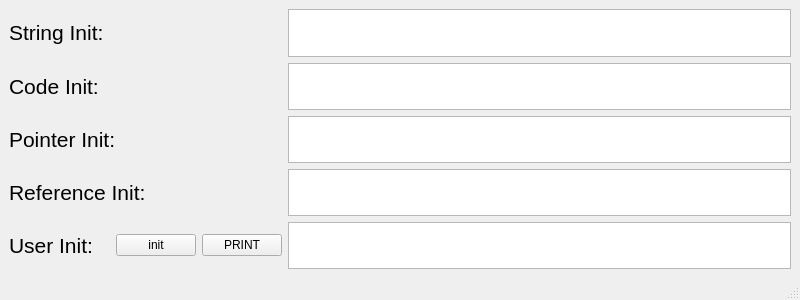
<?xml version="1.0" encoding="UTF-8"?>
<ui version="4.0">
 <class>MainWindow</class>
 <widget class="QMainWindow" name="MainWindow">
  <property name="geometry">
   <rect>
    <x>0</x>
    <y>0</y>
    <width>800</width>
    <height>300</height>
   </rect>
  </property>
  <property name="minimumSize">
   <size>
    <width>800</width>
    <height>300</height>
   </size>
  </property>
  <property name="maximumSize">
   <size>
    <width>800</width>
    <height>300</height>
   </size>
  </property>
  <property name="windowTitle">
   <string>Task1</string>
  </property>
  <widget class="QWidget" name="centralwidget">
   <layout class="QGridLayout" name="gridLayout">
    <item row="2" column="0" colspan="2">
     <widget class="QLabel" name="label_3">
      <property name="text">
       <string>&lt;html&gt;&lt;head/&gt;&lt;body&gt;&lt;p&gt;&lt;span style=&quot; font-size:16pt;&quot;&gt;Pointer Init: &lt;/span&gt;&lt;/p&gt;&lt;/body&gt;&lt;/html&gt;</string>
      </property>
     </widget>
    </item>
    <item row="1" column="0" colspan="2">
     <widget class="QLabel" name="label_2">
      <property name="text">
       <string>&lt;html&gt;&lt;head/&gt;&lt;body&gt;&lt;p&gt;&lt;span style=&quot; font-size:16pt;&quot;&gt;Code Init: &lt;/span&gt;&lt;/p&gt;&lt;/body&gt;&lt;/html&gt;</string>
      </property>
     </widget>
    </item>
    <item row="1" column="3">
     <widget class="QTextBrowser" name="textBrowser_2"/>
    </item>
    <item row="4" column="3">
     <widget class="QTextBrowser" name="textBrowser_5"/>
    </item>
    <item row="0" column="0">
     <widget class="QLabel" name="label">
      <property name="text">
       <string>&lt;html&gt;&lt;head/&gt;&lt;body&gt;&lt;p&gt;&lt;span style=&quot; font-size:16pt;&quot;&gt;String Init: &lt;/span&gt;&lt;/p&gt;&lt;/body&gt;&lt;/html&gt;</string>
      </property>
     </widget>
    </item>
    <item row="4" column="1">
     <widget class="QPushButton" name="pushButton">
      <property name="text">
       <string>init</string>
      </property>
     </widget>
    </item>
    <item row="4" column="0">
     <widget class="QLabel" name="label_5">
      <property name="text">
       <string>&lt;html&gt;&lt;head/&gt;&lt;body&gt;&lt;p&gt;&lt;span style=&quot; font-size:16pt;&quot;&gt;User Init: &lt;/span&gt;&lt;/p&gt;&lt;/body&gt;&lt;/html&gt;</string>
      </property>
     </widget>
    </item>
    <item row="3" column="0" colspan="3">
     <widget class="QLabel" name="label_4">
      <property name="text">
       <string>&lt;html&gt;&lt;head/&gt;&lt;body&gt;&lt;p&gt;&lt;span style=&quot; font-size:16pt;&quot;&gt;Reference Init: &lt;/span&gt;&lt;/p&gt;&lt;/body&gt;&lt;/html&gt;</string>
      </property>
     </widget>
    </item>
    <item row="2" column="3">
     <widget class="QTextBrowser" name="textBrowser_3"/>
    </item>
    <item row="3" column="3">
     <widget class="QTextBrowser" name="textBrowser_4"/>
    </item>
    <item row="0" column="3">
     <widget class="QTextBrowser" name="textBrowser"/>
    </item>
    <item row="4" column="2">
     <widget class="QPushButton" name="pushButton_print">
      <property name="text">
       <string>PRINT</string>
      </property>
     </widget>
    </item>
   </layout>
  </widget>
  <widget class="QMenuBar" name="menubar">
   <property name="geometry">
    <rect>
     <x>0</x>
     <y>0</y>
     <width>800</width>
     <height>23</height>
    </rect>
   </property>
  </widget>
  <widget class="QStatusBar" name="statusbar"/>
 </widget>
 <resources/>
 <connections/>
</ui>
